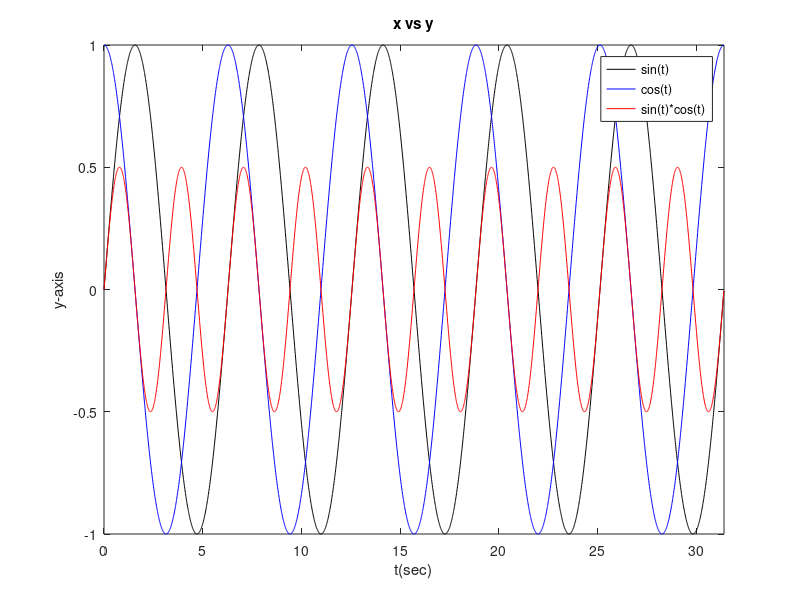

Write the MATLAB code that produced this figure.
t = 0:0.01:10 * pi;
y1 = sin(t);
y2 = cos(t);
y3 = y1.*y2;
plot(t,y1,'k',t,y2,'b',t , y3, 'r')
xlabel('t(sec)')
ylabel('y-axis')
legend('sin(t)','cos(t)','sin(t)*cos(t)')
xlim([0,10*pi])
ylim([-1,1])
title('x vs y')
